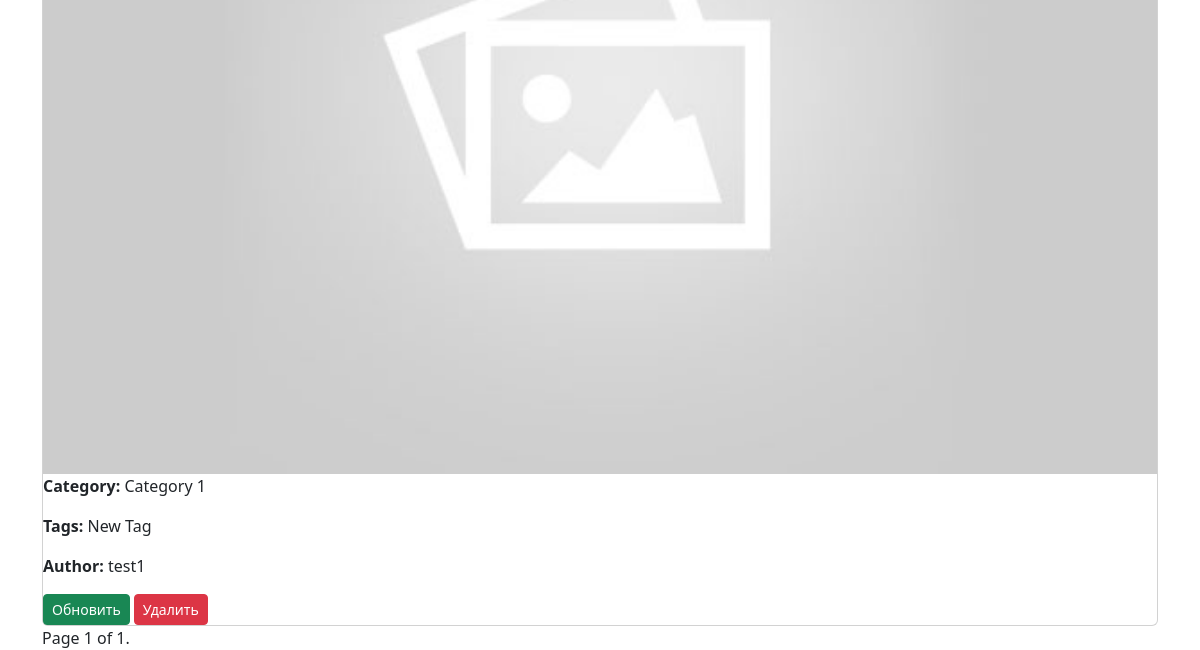
The app's page /posts/ (lower part), older data.
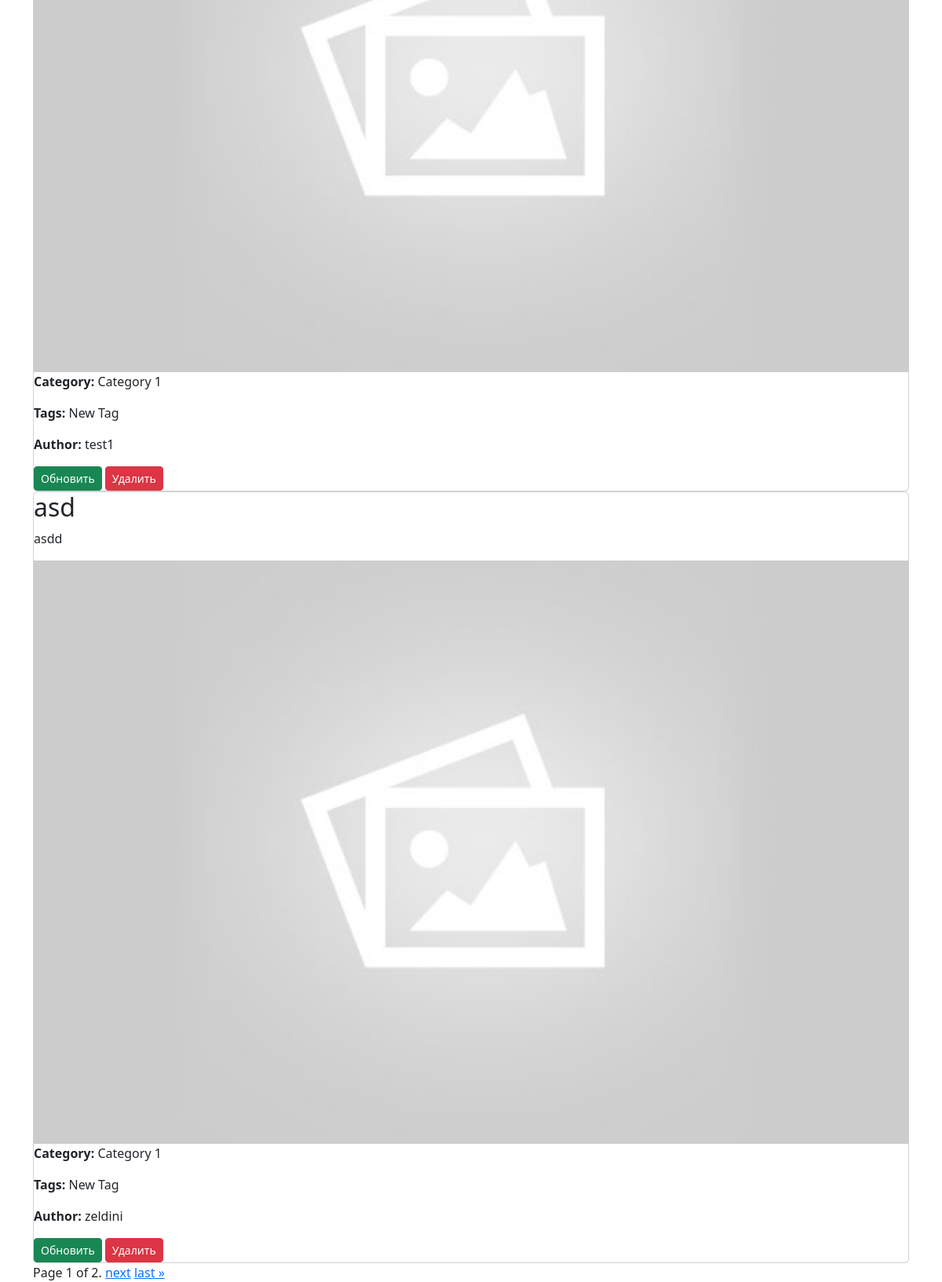
The same page, newer data.
### blogs/models.py (models this page shows, shortened)
class Post(models.Model):
    name = models.CharField(max_length=255, verbose_name="Имя")
    slug = models.SlugField(blank=True)
    description = RichTextField()
    featured_image = models.ImageField(blank=True, default="default.jpg", upload_to="images/")
    category = models.ForeignKey(Category, on_delete=models.CASCADE)
    tags = models.ManyToManyField(Tag, blank=True)
    author = models.ForeignKey(User, on_delete=models.CASCADE, default=None, null=True)
    comment = models.ManyToManyField(Comment, blank=True)
    def get_absolute_url(self):
        return reverse("post_detail", kwargs={"pk": self.pk})

class Category(models.Model):
    name = models.CharField(max_length=255, verbose_name="Имя")
    description = models.TextField(verbose_name="Описание")
    slug = models.SlugField(unique=True, default=None, null=True)
    def __str__(self):
        return f"{self.name}"

class Tag(models.Model):
    name = models.CharField(max_length=100)
    slug = models.SlugField(unique=True)

### blogs/views.py (the view)
# urls.py: path("", BlogListView.as_view(), name="post_list"),
class BlogListView(ListView):
    model = Post
    paginate_by = 3
    template_name = "post/post_list.html"
    context_object_name = 'posts'
    form_class = PostSearchForm
    def get_queryset(self):
        queryset = super().get_queryset()
        search_query = self.request.GET.get('search_query')
        category = self.request.GET.get('category')
        if search_query:
            queryset = queryset.filter(Q(name__icontains=search_query) | Q(description__icontains=search_query))
        if category:
            queryset = queryset.filter(category=category)
        return queryset
    def get_context_data(self, **kwargs):
        context = super().get_context_data(**kwargs)
        context['form'] = self.form_class(self.request.GET)
        return context

### blogs/templates/post/post_list.html (shortened to what this page needs)
{% extends "base.html" %}
{% block content %}
<div class="post-list">
    {% for post in posts %}
        <div class="card">
            <h2>{{ post.name }}</h2>
            <p>{{ post.description }}</p>
            <img src="{{ post.featured_image.url }}" alt="{{ post.name }}">
            <p><strong>Category:</strong> {{ post.category }}</p>
            <p><strong>Tags:</strong>
                {% for tag in post.tags.all %}
                    {{ tag.name }}{% if not forloop.last %}, {% endif %}
                {% endfor %}
            </p>
            <p><strong>Author:</strong> {{ post.author }}</p>
            <div class="d-flex gap-1">
                <a href="{{ post.get_absolute_url }}" class="btn btn-success btn-sm">Обновить</a>
                <a href="{% url 'post_delete' post.pk %}" class="btn btn-danger btn-sm">Удалить</a>
            </div>
        </div>
    {% endfor %}
</div>
{% include 'includes/pagination.html' with page_obj=page_obj %}
{% endblock content %}

Row changes from the older to the newer data that the page shows:
added Post: name "asd", description "asdd", featured_image (placeholder picture), category "Category 1", author "zeldini", Tag (name "New Tag")
Text that changed along with them:
{{ page_obj.paginator.num_pages }}: "1" → "2"
text now shown: "next last »"
